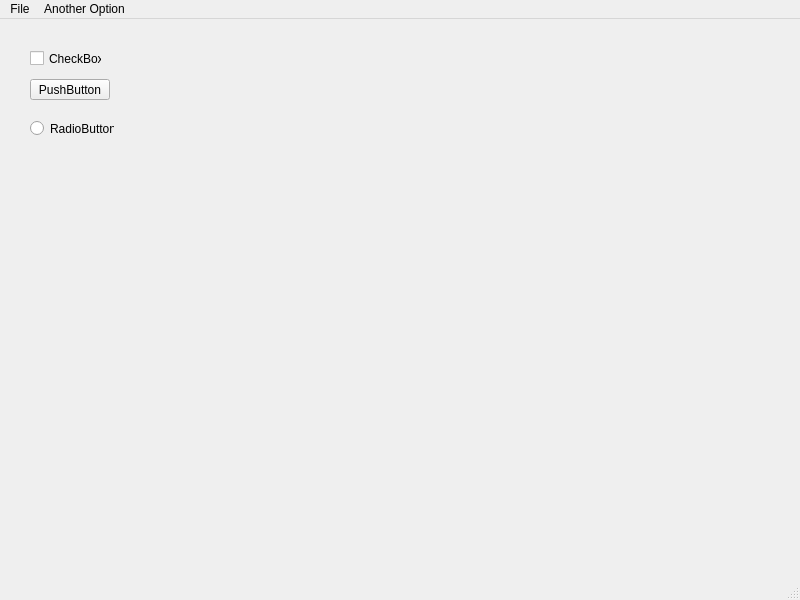
<?xml version="1.0" encoding="UTF-8"?>
<ui version="4.0">
 <class>MainWindow</class>
 <widget class="QMainWindow" name="MainWindow">
  <property name="geometry">
   <rect>
    <x>0</x>
    <y>0</y>
    <width>800</width>
    <height>600</height>
   </rect>
  </property>
  <property name="windowTitle">
   <string>MainWindow</string>
  </property>
  <widget class="QWidget" name="centralwidget">
   <widget class="QPushButton" name="pushButton">
    <property name="geometry">
     <rect>
      <x>30</x>
      <y>60</y>
      <width>80</width>
      <height>21</height>
     </rect>
    </property>
    <property name="accessibleName">
     <string>TestButton</string>
    </property>
    <property name="text">
     <string>PushButton</string>
    </property>
   </widget>
   <widget class="QRadioButton" name="radioButton">
    <property name="geometry">
     <rect>
      <x>30</x>
      <y>100</y>
      <width>84</width>
      <height>19</height>
     </rect>
    </property>
    <property name="accessibleName">
     <string>TestRadioButton</string>
    </property>
    <property name="text">
     <string>RadioButton</string>
    </property>
   </widget>
   <widget class="QCheckBox" name="checkBox">
    <property name="geometry">
     <rect>
      <x>30</x>
      <y>30</y>
      <width>72</width>
      <height>19</height>
     </rect>
    </property>
    <property name="accessibleName">
     <string>TestCheckBox</string>
    </property>
    <property name="text">
     <string>CheckBox</string>
    </property>
   </widget>
  </widget>
  <widget class="QMenuBar" name="menubar">
   <property name="geometry">
    <rect>
     <x>0</x>
     <y>0</y>
     <width>800</width>
     <height>20</height>
    </rect>
   </property>
   <widget class="QMenu" name="menuFile">
    <property name="title">
     <string>File</string>
    </property>
    <addaction name="actionNew"/>
    <addaction name="actionDummyAnother"/>
   </widget>
   <widget class="QMenu" name="menuAnother_Option">
    <property name="title">
     <string>Another Option</string>
    </property>
    <addaction name="actionAnother_option1"/>
   </widget>
   <addaction name="menuFile"/>
   <addaction name="menuAnother_Option"/>
  </widget>
  <widget class="QStatusBar" name="statusbar"/>
  <action name="actionNew">
   <property name="text">
    <string>DummyNew</string>
   </property>
  </action>
  <action name="actionDummyAnother">
   <property name="text">
    <string>DummyAnother</string>
   </property>
  </action>
  <action name="actionAnother_option1">
   <property name="text">
    <string>Another option1</string>
   </property>
  </action>
 </widget>
 <resources/>
 <connections/>
</ui>
